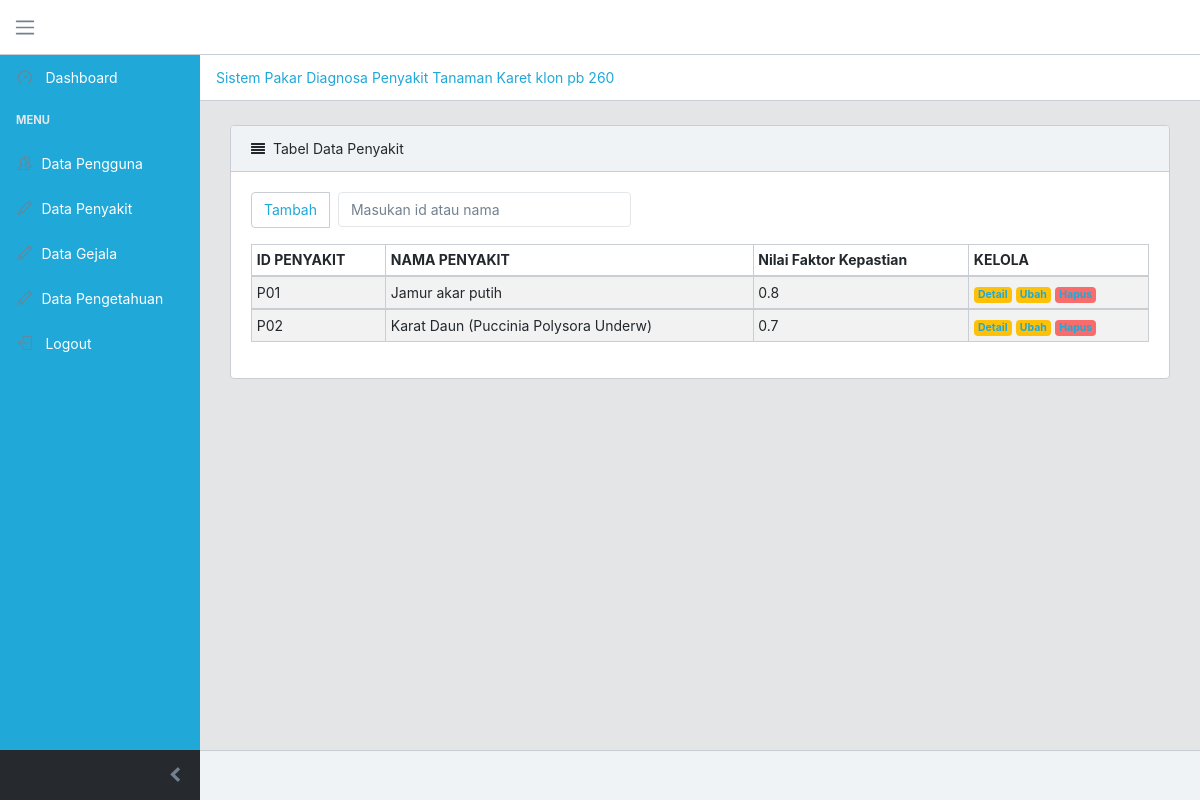
Page /index.php/data_penyakit on the committed database.
### tables this page shows
CREATE TABLE `penyakit` (
  `id_penyakit` char(3) NOT NULL,
  `nama_penyakit` varchar(50) NOT NULL,
  `faktor_kepastian` float NOT NULL,
  `definisi` text DEFAULT NULL,
  `solusi` text DEFAULT NULL,
  `foto1` varchar(100) DEFAULT NULL,
  `foto2` varchar(100) DEFAULT NULL,
  `foto3` varchar(100) DEFAULT NULL
);

### application/views/module/module_sp/view_data_penyakit.php (called while the page is built)
<?php
include "template/header.php";
include "penyakit/listpenyakit.php";
include "template/footer.php";
?>

### application/controllers/Data_penyakit.php (called while the page is built, shortened)
<?php
class Data_penyakit extends CI_Controller{
private $model = NULL;
		public function __construct(){
		$this->load->model('Penyakit_model');
		$this->model = $this->Penyakit_model;
	}
	public function index(){
		if(isset($_GET['tambah'])){
		$this->load->view('module/module_sp/view_tambah_penyakit', ['model'=>$this->model]);
		} else {
		$this->select(); }
	}
	public function select(){
	if(isset($_POST['kunci'])){
	$kunci = $_POST['kunci'];
	$rows = $this->model->searching($kunci);
	$this->load->view('module/module_sp/view_data_penyakit', ['rows'=>$rows]);
	} else {
	$rows = $this->model->select();
	$this->load->view('module/module_sp/view_data_penyakit', ['rows'=>$rows]); }
	}
}

### index.php (called while the page is built, shortened)
<?php
require_once BASEPATH.'core/CodeIgniter.php';

### application/models/Penyakit_model.php (called while the page is built, shortened)
<?php
class Penyakit_model extends CI_Model{
public function select(){
$query = $this->db->get('penyakit');
return $query->result();
}
}

### application/views/module/module_sp/penyakit/listpenyakit.php (the view, shortened to what this page needs)
<!DOCTYPE html>
<html>
<head>
</head>
<body>
  <div class="container-fluid">
          <div class="animated fadeIn">
            <div class="row">
              <div class="col-lg-12">
                <div class="card">
                  <div class="card-header">
                    <i class="fa fa-align-justify"></i>Tabel Data Penyakit</div>
                  <div class="card-body">
                    <nav>
                      <form method="post">
                      <ul class="pagination">
                        <li class="page-item">
                          <a class="page-link" href="<?php echo base_url('index.php/data_penyakit/index?tambah=form_tambah'); ?>">Tambah</a>
                        </li>&nbsp;&nbsp;
                    <li class="page-item">
          <input class="form-control" type="text" placeholder="Masukan id atau nama" name="kunci">
                        </li>
                      </ul>
                    </nav>
                    <table class="table table-responsive-sm table-bordered table-striped table-sm">
                      <thead>
                        <tr>
                          <th>ID PENYAKIT</th>
                          <th>NAMA PENYAKIT</th>
                          <th>Nilai Faktor Kepastian</th>
                          <th>KELOLA</th>
                        </tr>
                      </thead>
   <?php
  foreach ($rows as $row){
    ?>
                      <tbody>
                          <tr>
                          <td><?php echo $row->id_penyakit; ?></td>
                          <td><?php echo $row->nama_penyakit; ?></td>
                          <td><?php echo $row->faktor_kepastian; ?></td>
                          <td>
                            <span class="badge badge-warning"><a href="<?php echo base_url('index.php/data_penyakit/detail?id_penyakit='.$row->id_penyakit); ?>">Detail</a></span>
                            <span class="badge badge-warning"><a href="<?php echo base_url('index.php/data_penyakit/update?id_penyakit='.$row->id_penyakit); ?>">Ubah</a></span>
                            <span class="badge badge-danger"><a href="<?php echo base_url('index.php/data_penyakit/delete?id_penyakit='.$row->id_penyakit); ?>" onclick="return confirm('Apakah Anda Yakin Ingin Hapus Data Ini ?')">Hapus</a></span>
                          </td>
                        </tr>
                      </tbody>
     <?php
      } ?>
                    </table>
                  </div>
                </div>
              </div>
            </div>
          </div>
        </div>
</body>
</html>

### rows in the picture
penyakit: id_penyakit "P01", nama_penyakit "Jamur akar putih", faktor_kepastian "0.8"
penyakit: id_penyakit "P02", nama_penyakit "Karat Daun (Puccinia Polysora Underw)", faktor_kepastian "0.7"
